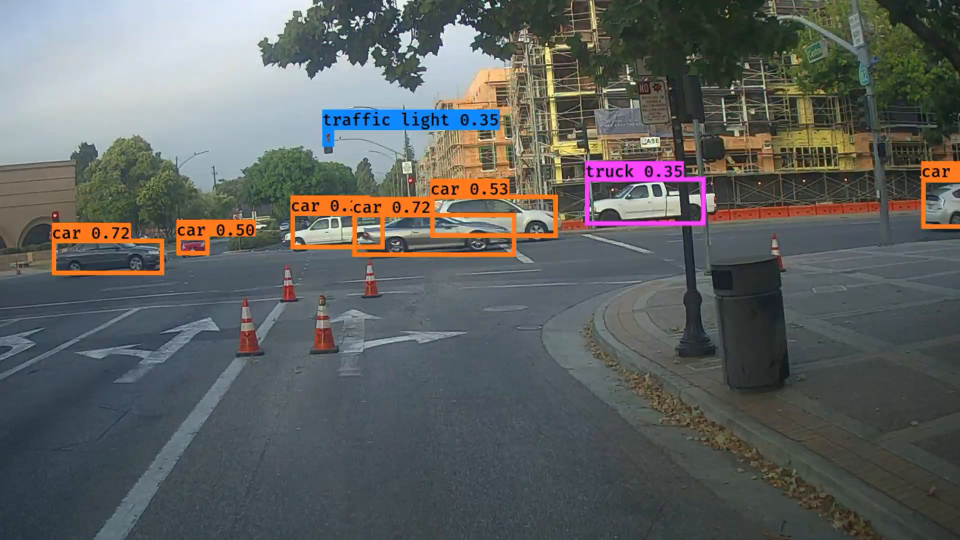
#> input picture frame 63 of Car detection with YOLO/pred_video_compressed2.mp4, 1920 x 1080 px, given in place of the camera (shown at 1/2 size)
$ jupyter execute --allow-errors '02-Optical Flow.ipynb'   (shell and % lines are left out)   (text cells are left out)
#> lines starting #> are read from the running program, lines starting #| are printed output that depends on the picture; pictures that were not available may be replaced by others from this repository, and a replacement may not be noted
[cell 1]
import time
import numpy as np
import pandas as pd
import matplotlib.pyplot as plt
import cv2

#> (a cell that did not finish here is left out)

[cell 3]
# params for ShiTomasi corner detection
feature_params = dict( maxCorners = 100,
                       qualityLevel = 0.3,
                       minDistance = 7,
                       blockSize = 7 )
#> feature_params = {'maxCorners': 100, 'qualityLevel': 0.3, 'minDistance': 7, 'blockSize': 7}
# Parameters for lucas kanade optical flow
lk_params = dict( winSize  = (15,15),
                  maxLevel = 2,
                  criteria = (cv2.TERM_CRITERIA_EPS | cv2.TERM_CRITERIA_COUNT, 10, 0.03))
# Create some random colors
color = np.random.randint(0,255,(100,3))


cap = cv2.VideoCapture(0)
# Take first frame and find corners in it
ret, old_frame = cap.read()
#> old_frame is the input picture: shape (1080, 1920, 3); mean B, G, R 96.7, 98.2, 95.2
old_gray = cv2.cvtColor(old_frame, cv2.COLOR_BGR2GRAY)
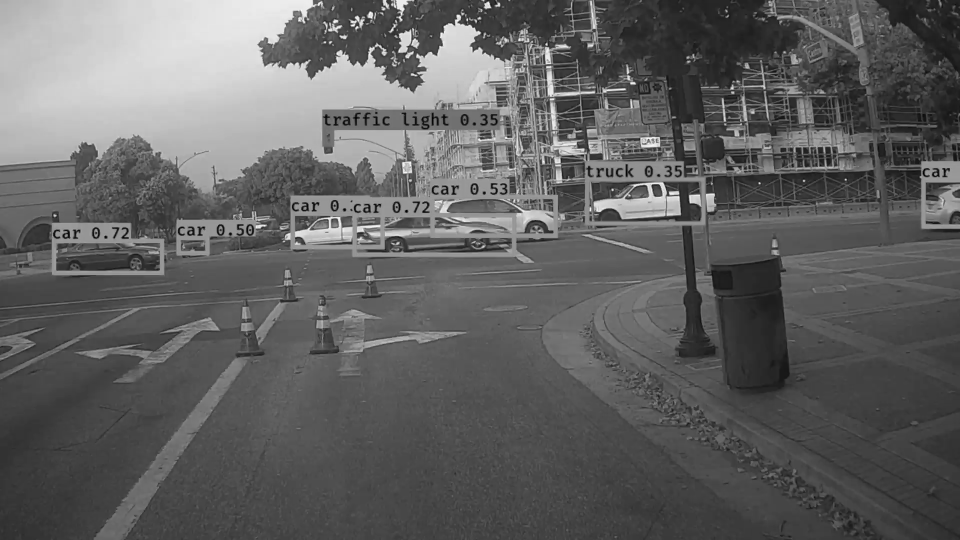
#> old_gray: shape (1080, 1920) (shown at 1/2 size); min 0, max 255, mean 97.2
p0 = cv2.goodFeaturesToTrack(old_gray, mask = None, **feature_params)
#> p0 = 100 rows, first 8: [800, 34], [657, 60], [1093, 91], [742, 36], [1317, 276], [976, 5], [1356, 392], [1519, 366]
# Create a mask image for drawing purposes
mask = np.zeros_like(old_frame)

while True:
    # camera capture gives a return value(True/ False) and a frame
    ret, frame = cap.read()

    if not ret or frame is None:
        break

    frame_gray = cv2.cvtColor(frame, cv2.COLOR_BGR2GRAY)
    # calculate optical flow
    p1, st, err = cv2.calcOpticalFlowPyrLK(old_gray, frame_gray, p0, None, **lk_params)
#> p1 has the same summary as p0; st = 100 values from 1 to 1; err = 100 values, max 0.0469 at index 58, min 0 at index 0, mean 0.000954
    # Select good points
    if p1 is not None:
        good_new = p1[st==1]
#> good_new = 100 pairs, first value 109 to 1897, second value 4 to 474
        good_old = p0[st==1]
#> good_old has the same summary as good_new
    # draw the tracks
    for i,(new,old) in enumerate(zip(good_new, good_old)):
        a,b = new.ravel()
        c,d = old.ravel()
        mask = cv2.line(mask, (int(a),int(b)),(int(c),int(d)), color[i].tolist(), 2)
        frame = cv2.circle(frame,(int(a),int(b)),5,color[i].tolist(),-1)
#> this loop made 100 passes
#> (a, b, c, d) on passes 1 to 12: (800, 34, 800, 34), (657, 60, 657, 60), (1093, 91, 1093, 91), (742, 36, 742, 36), (1317, 276, 1317, 276), (976, 5, 976, 5), (1356, 392, 1356, 392), (1519, 366, 1519, 366), (716, 53, 716, 53), (1225, 379, 1225, 379), (1691, 359, 1691, 359), (1335, 390, 1335, 390)
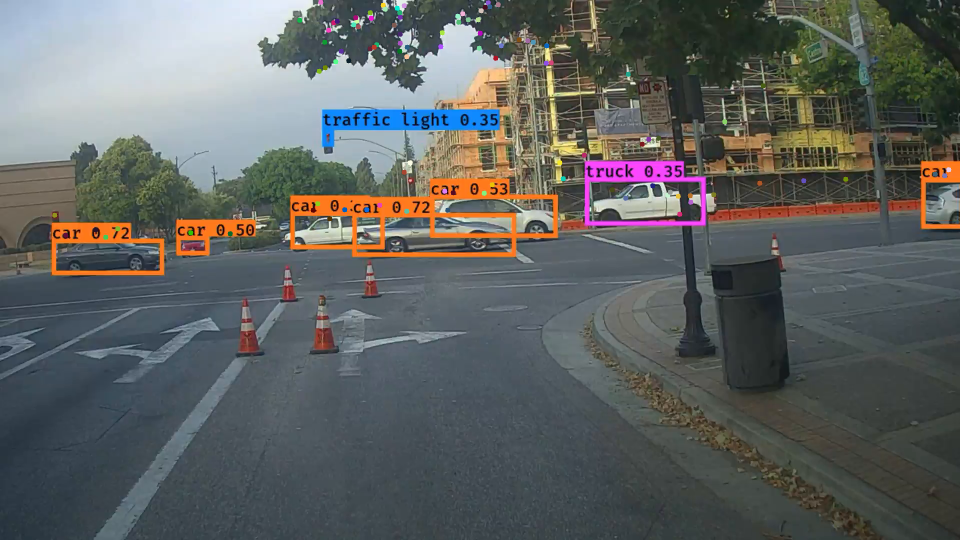
#> frame: shape (1080, 1920, 3) (shown at 1/2 size); mean B, G, R 96.7, 98.2, 95.2
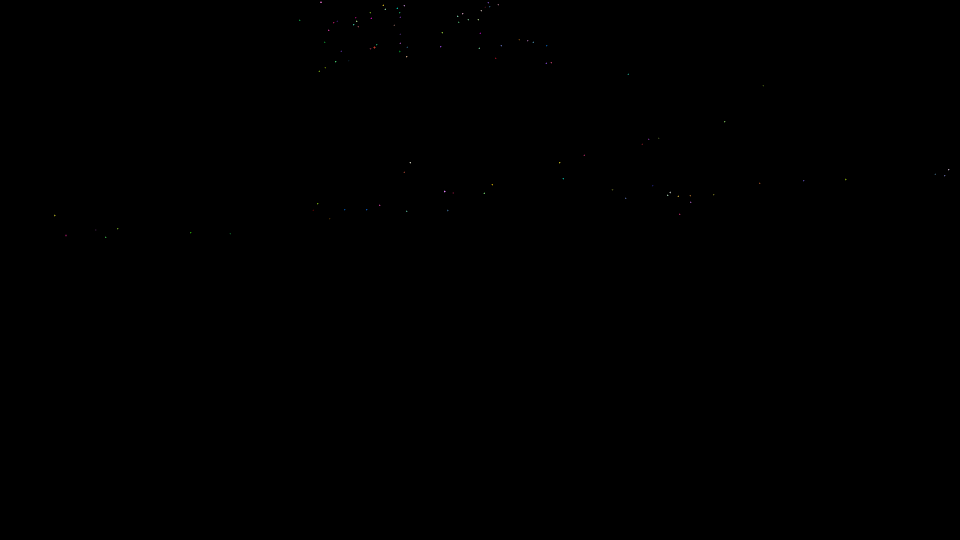
#> mask: shape (1080, 1920, 3) (shown at 1/2 size); mean of channels 0, 1, 2 0, 0, 0; drawn as B, G, R
    img = cv2.add(frame,mask)
    cv2.imshow('frame',img)

    # Now update the previous frame and previous points
    old_gray = frame_gray.copy()
    p0 = good_new.reshape(-1,1,2)

    key = cv2.waitKey(1) & 0xFF
#> (key q is pressed here)
    # if the `q` key is pressed, break from the lop
    if key == ord("q"):
        break

# release the camera if not done previously
cap.release()
cv2.destroyAllWindows()

[cell 4]
# params for ShiTomasi corner detection
feature_params = dict( maxCorners = 100,
                       qualityLevel = 0.3,
                       minDistance = 7,
                       blockSize = 7 )
# Parameters for lucas kanade optical flow
lk_params = dict( winSize  = (15,15),
                  maxLevel = 2,
                  criteria = (cv2.TERM_CRITERIA_EPS | cv2.TERM_CRITERIA_COUNT, 10, 0.03))
# Create some random colors
color = np.random.randint(0,255,(100,3))

# video credits: https://pixabay.com/videos/car-road-transportation-vehicle-2165/
cap = cv2.VideoCapture("Car - 2165.mp4")
# Take first frame and find corners in it
ret, old_frame = cap.read()
old_gray = cv2.cvtColor(old_frame, cv2.COLOR_BGR2GRAY)
p0 = cv2.goodFeaturesToTrack(old_gray, mask = None, **feature_params)
# Create a mask image for drawing purposes
mask = np.zeros_like(old_frame)

while True:
    # camera capture gives a return value(True/ False) and a frame
    ret, frame = cap.read()

    if not ret or frame is None:
        break

    frame_gray = cv2.cvtColor(frame, cv2.COLOR_BGR2GRAY)
    # calculate optical flow
    p1, st, err = cv2.calcOpticalFlowPyrLK(old_gray, frame_gray, p0, None, **lk_params)
    # Select good points
    if p1 is not None:
        good_new = p1[st==1]
        good_old = p0[st==1]
    # draw the tracks
    for i,(new,old) in enumerate(zip(good_new, good_old)):
        a,b = new.ravel()
        c,d = old.ravel()
        mask = cv2.line(mask, (int(a),int(b)),(int(c),int(d)), color[i].tolist(), 2)
        frame = cv2.circle(frame,(int(a),int(b)),5,color[i].tolist(),-1)
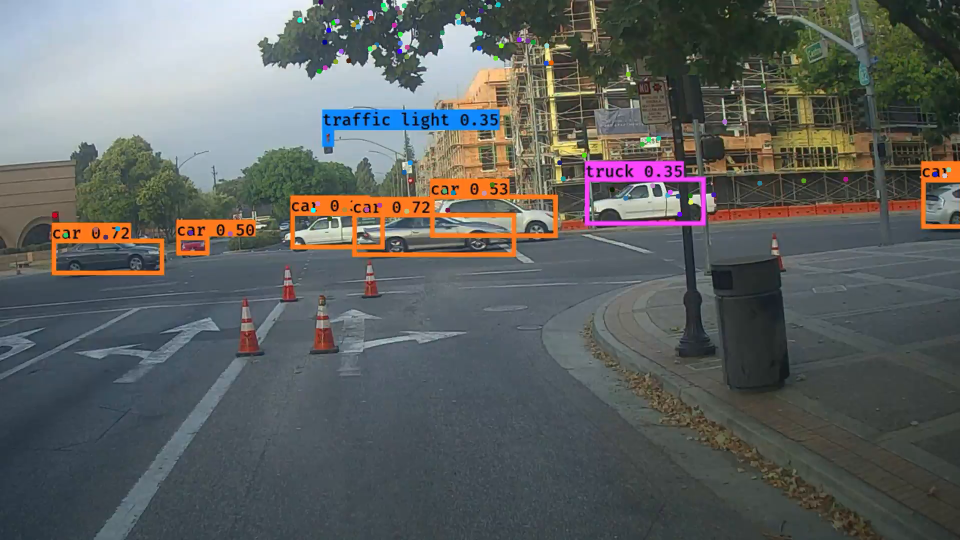
#> frame: shape (1080, 1920, 3) (shown at 1/2 size); mean B, G, R 96.8, 98.2, 95.1
#> mask: shape (1080, 1920, 3); mean of channels 0, 1, 2 0, 0, 0
    img = cv2.add(frame,mask)
    cv2.imshow('frame',img)

    # Now update the previous frame and previous points
    old_gray = frame_gray.copy()
    p0 = good_new.reshape(-1,1,2)


    k = cv2.waitKey(30) & 0xff
#> (key q is pressed here)
    if k == ord('s'):
        cv2.imwrite('sparse_opt_flow.png',img)
# release the camera if not done previously
cap.release()
cv2.destroyAllWindows()

$ run again, starting later in the video
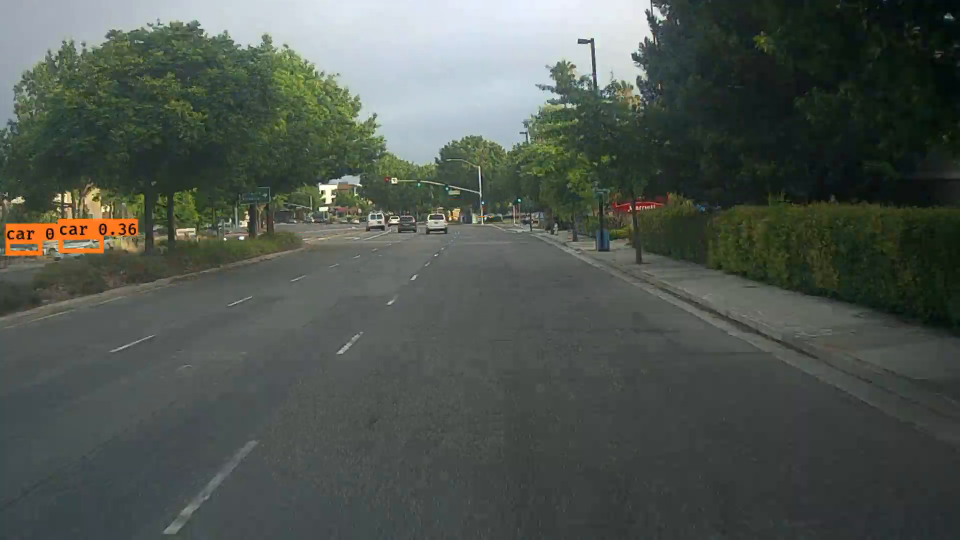
#> input picture frame 287 of Car detection with YOLO/pred_video_compressed2.mp4, 1920 x 1080 px, given in place of the camera (shown at 1/2 size)
#> feature_params = {'maxCorners': 100, 'qualityLevel': 0.3, 'minDistance': 7, 'blockSize': 7}
#> old_frame is the input picture: shape (1080, 1920, 3); mean B, G, R 79.5, 85.9, 78.6
#> `p0 = cv2.goodFeaturesToTrack(old_gray, mask = None, **feature_params)`: p0 = 92 rows, first 8: [796, 437], [645, 382], [1038, 400], [665, 398], [450, 478], [860, 437], [965, 405], [785, 358]
#> p1 = 92 rows, first 8: [796, 437], [645, 382], [1038, 400], [665.1, 398], [450.1, 478], [860, 437], [965, 405], [785, 358]; st = 92 values from 1 to 1; err = 92 values, max 3.03 at index 28, min 0 at index 2, mean 0.455
#> good_new = 92 pairs, first value 41 to 1330.9, second value 13.14 to 478
#> good_old = 92 pairs, first value 41 to 1331, second value 13 to 478
#> the loop `for i,(new,old) in enumerate(zip(good_new, good_old)):` made 92 passes
#> (a, b, c, d) on passes 1 to 8: (796, 437, 796, 437), (645, 382, 645, 382), (1038, 400, 1038, 400), (665.1, 398, 665, 398), (450.1, 478, 450, 478), (860, 437, 860, 437), (965, 405, 965, 405), (785, 358, 785, 358)
#> after the loop `for i,(new,old) in enumerate(zip(good_new, good_old)):`:
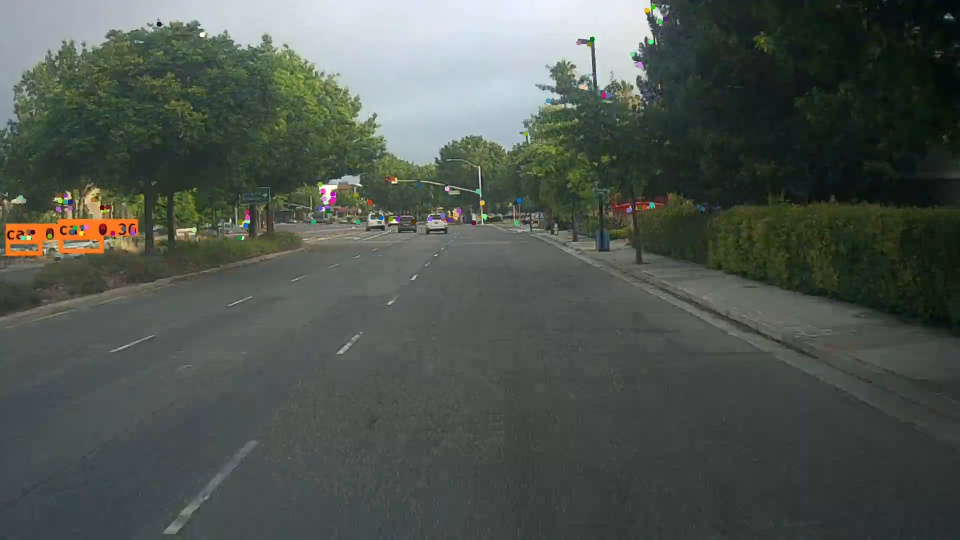
#> frame: shape (1080, 1920, 3) (shown at 1/2 size); mean B, G, R 79.5, 85.8, 78.5
#> `p0 = good_new.reshape(-1,1,2)`: p0 has the same summary as p1
#> after the loop `for i,(new,old) in enumerate(zip(good_new, good_old)):`:
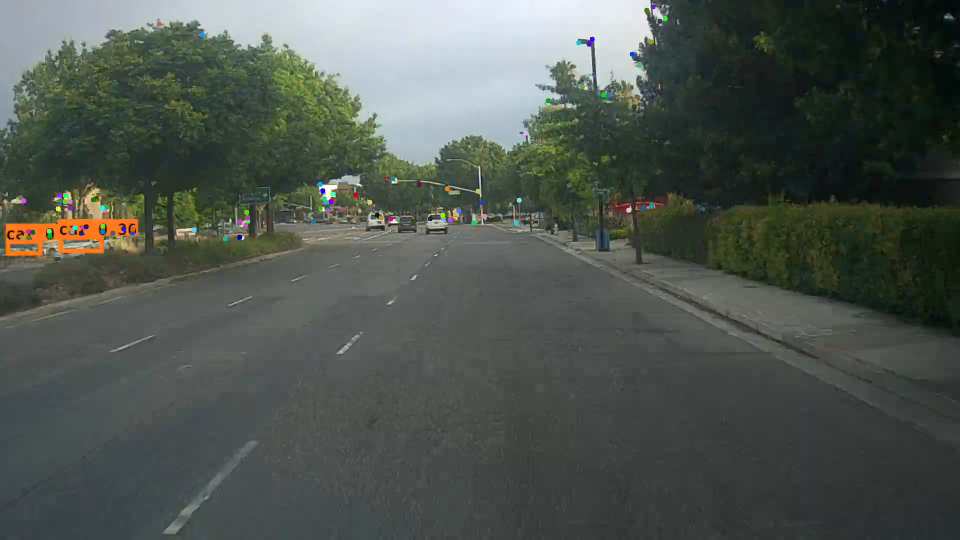
#> frame: shape (1080, 1920, 3) (shown at 1/2 size); mean B, G, R 79.5, 85.9, 78.4
#> `p0 = good_new.reshape(-1,1,2)`: p0 has the same summary as p1

$ run again, starting later in the video
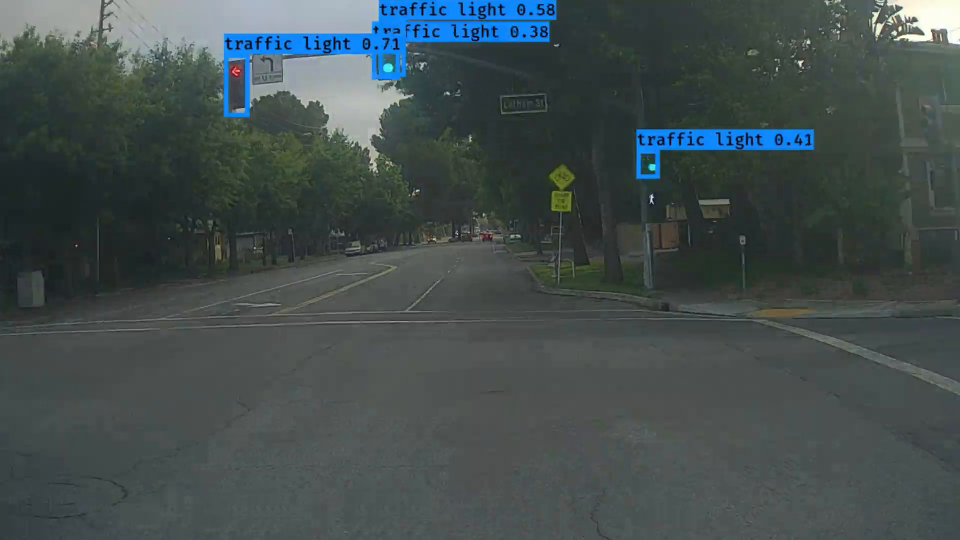
#> input picture frame 510 of Car detection with YOLO/pred_video_compressed2.mp4, 1920 x 1080 px, given in place of the camera (shown at 1/2 size)
#> feature_params = {'maxCorners': 100, 'qualityLevel': 0.3, 'minDistance': 7, 'blockSize': 7}
#> old_frame is the input picture: shape (1080, 1920, 3); mean B, G, R 78.5, 78.3, 67.3
#> p0 = 100 rows, first 8: [1814, 48], [1302, 405], [1304, 393], [1764, 8], [1847, 68], [1788, 32], [1784, 46], [1816, 79]
#> p1 has the same summary as p0; st = 100 values from 1 to 1; err = 100 values, max 1.52 at index 67, min 0 at index 0, mean 0.0599
#> good_new = 100 pairs, first value 152 to 1864, second value 8 to 496
#> good_old has the same summary as good_new
#> the loop `for i,(new,old) in enumerate(zip(good_new, good_old)):` made 100 passes
#> (a, b, c, d) on passes 1 to 8: (1814, 48, 1814, 48), (1302, 405, 1302, 405), (1304, 393, 1304, 393), (1764, 8, 1764, 8), (1847, 68, 1847, 68), (1788, 32, 1788, 32), (1784, 46, 1784, 46), (1816, 79, 1816, 79)
#> after the loop `for i,(new,old) in enumerate(zip(good_new, good_old)):`:
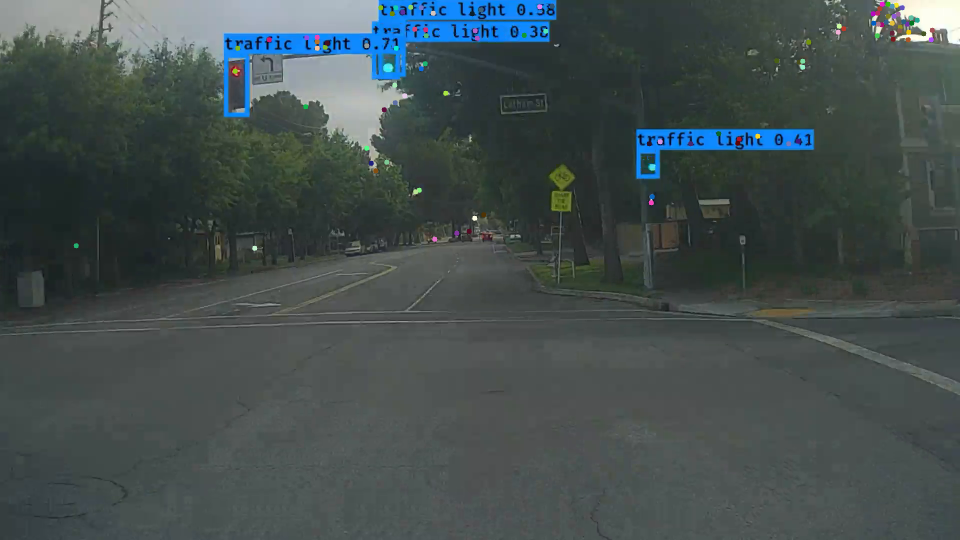
#> frame: shape (1080, 1920, 3) (shown at 1/2 size); mean B, G, R 78.4, 78.4, 67.4
#> after the loop `for i,(new,old) in enumerate(zip(good_new, good_old)):`:
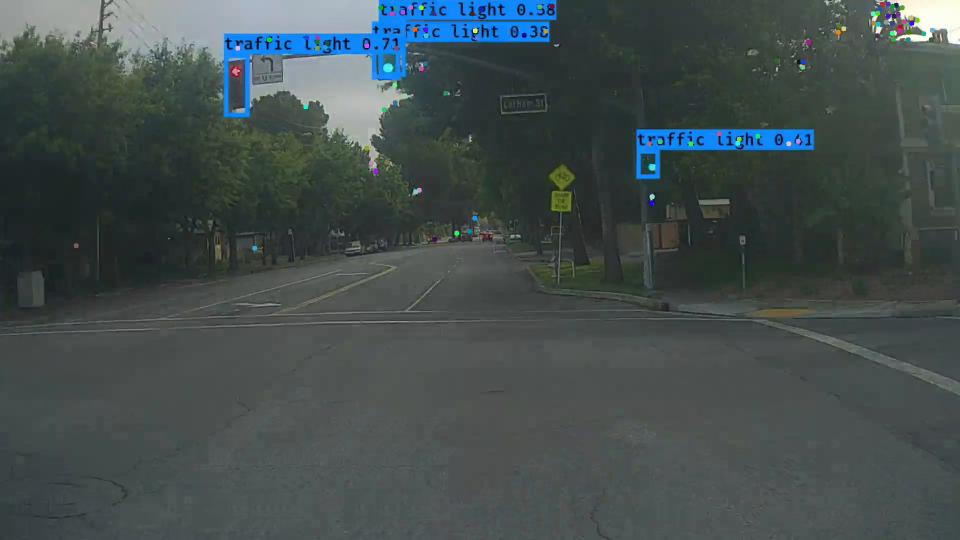
#> frame: shape (1080, 1920, 3) (shown at 1/2 size); mean B, G, R 78.5, 78.4, 67.3
